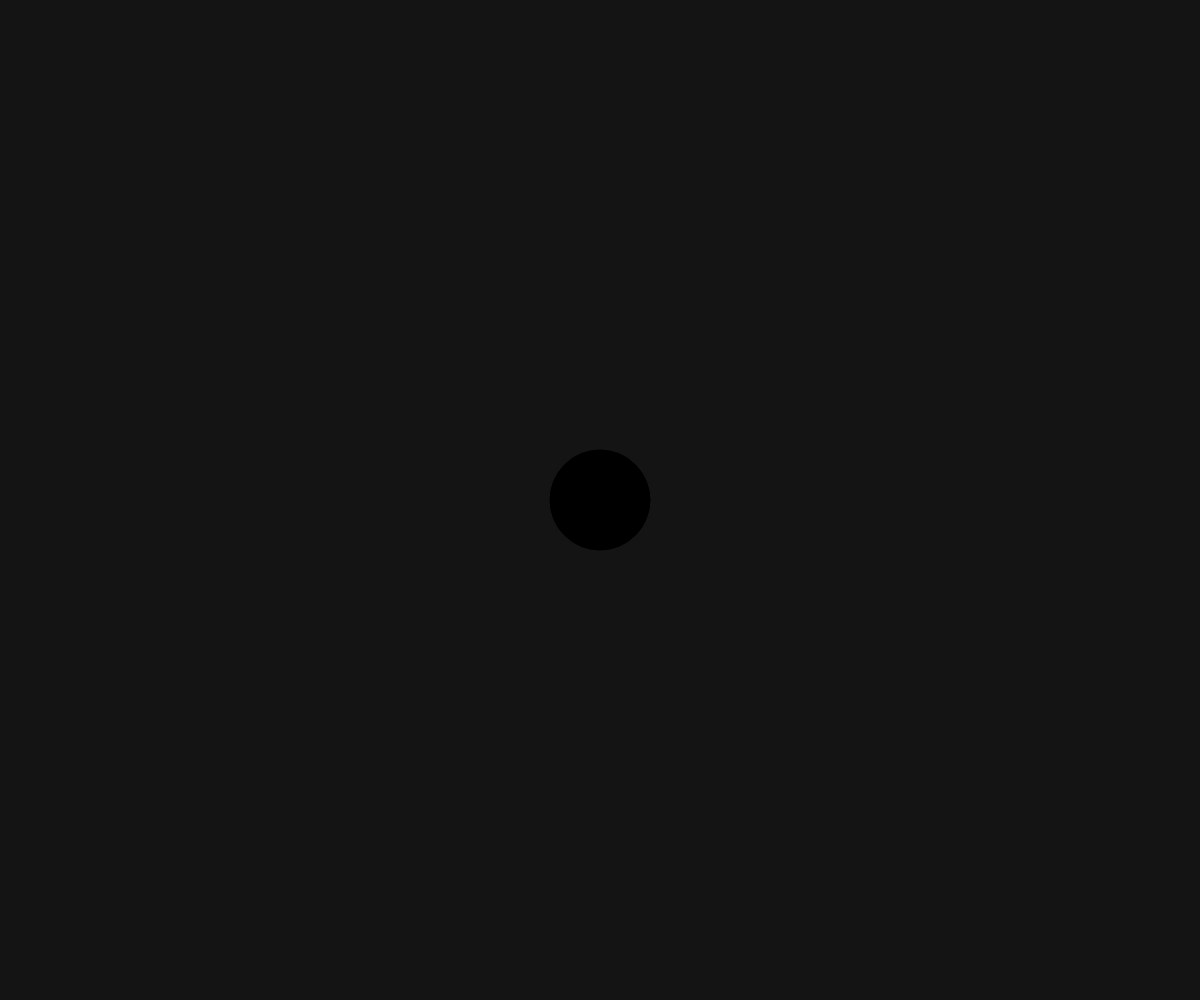
Frame 1 (no input)
Frame 60 (no input): identical to frame 1, image omitted
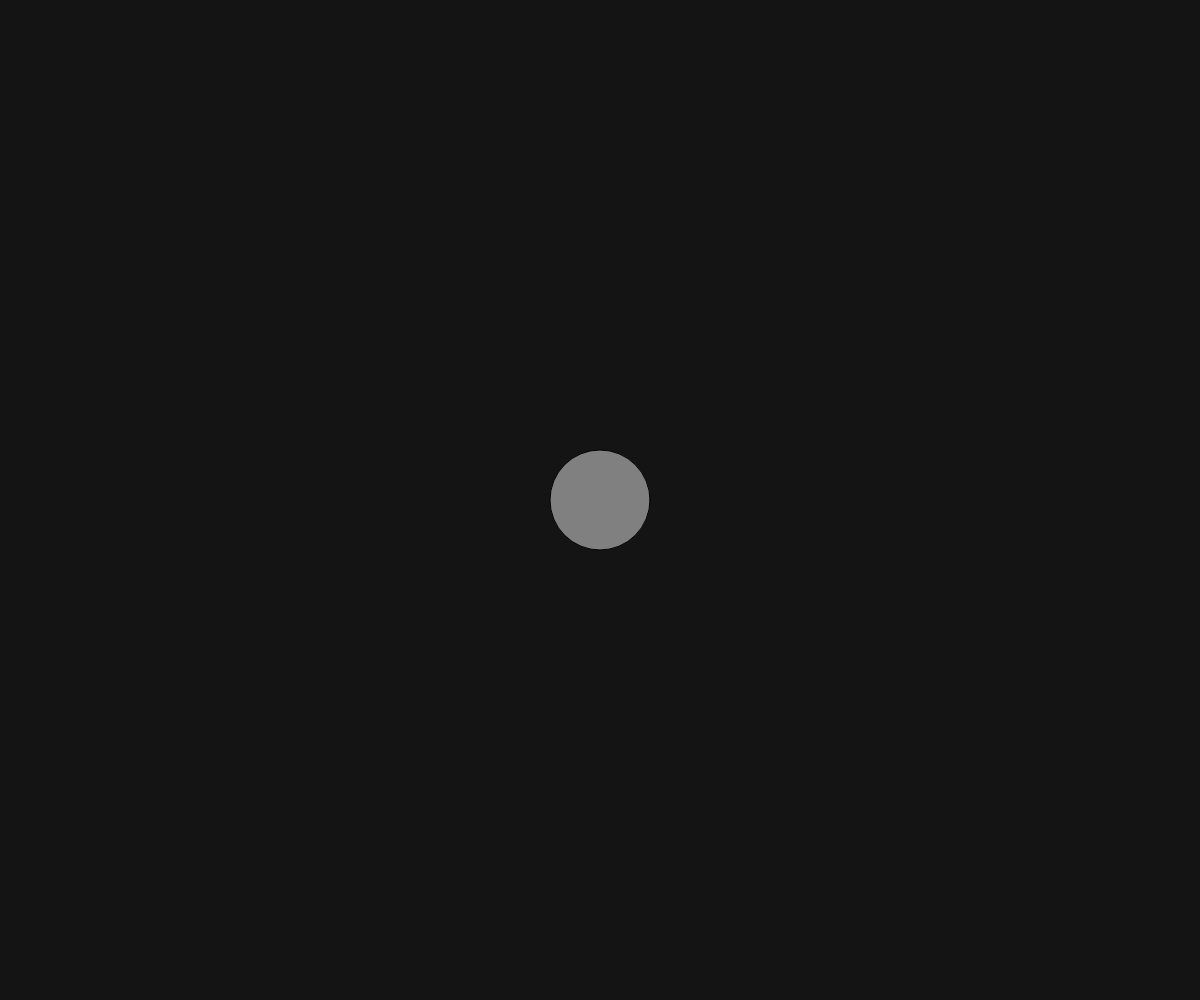
Frame 120 (the mouse pressed at the canvas centre since frame 60)

The p5.js sketch that drew these frames (run headless with seeded random() and noise() and a simulated clock; from frame 60 on, the mouse is pressed at the canvas centre):

// p5.js sketch
// ── sketch.js
function setup() {
  createCanvas(windowWidth, windowHeight);
}

function draw() {
  background(20);
  fill(map(mouseX,0,width, 0, 255));
  ellipse(width/2, height/2, 100,100)
  
}
